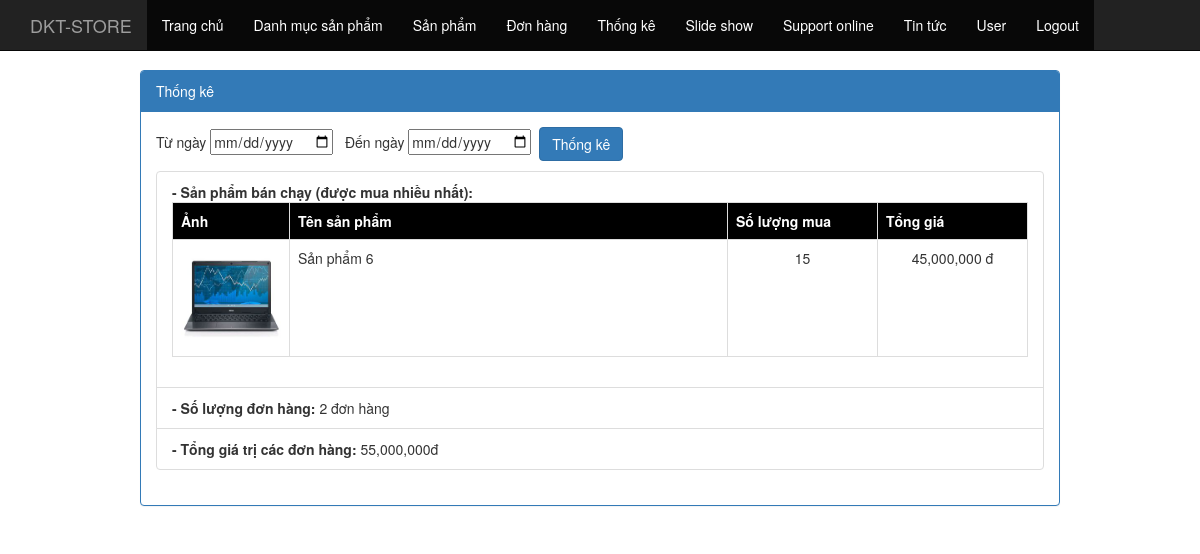
The page /admin.php?controller=static (signed in) on the database its author committed.
### tables this page shows
CREATE TABLE `tbl_product` (
  `pk_product_id` int(11) NOT NULL,
  `fk_category_product_id` int(11) NOT NULL,
  `c_name` varchar(500) NOT NULL,
  `c_description` varchar(2000) NOT NULL,
  `c_content` text NOT NULL,
  `c_img` varchar(500) NOT NULL,
  `c_price` float NOT NULL DEFAULT '0',
  `c_hotproduct` int(11) NOT NULL DEFAULT '0'
);

### controller/backend/controller_static.php (called while the page is built, shortened)
<?php
	class controller_static extends controller{
		public function __construct(){
			$where = "";
			$arr_sanphambanchay = $this->model->fetch_one("select tbl_product.*,tbl_order_detail.c_number, sum(c_number) as tong from tbl_order_detail inner join tbl_product on tbl_product.pk_product_id = tbl_order_detail.fk_product_id inner join tbl_order on tbl_order_detail.order_id=tbl_order.order_id $where group by fk_product_id order by tong desc limit 0,1");
			$arr_soluongdonhang = $this->model->fetch_one("select count(order_id) as soluongdonhang from tbl_order $where");
			$arr_giatridonhang = $this->model->fetch_one("select sum(gia) as tonggiatri from tbl_order $where");
			include "view/backend/view_static.php";
		}
	}
	new controller_static();
 ?>

### application/model.php (called while the page is built, shortened)
<?php
	class model{
		public function fetch_one($sql){
			global $link;
			$result = mysqli_query($link,$sql);
			$rows = mysqli_fetch_array($result);
			return $rows;
		}
	}
 ?>

### application/controller.php (called while the page is built, shortened)
<?php
	class controller{
		public function __construct(){
			$this->model = new model();
		}
	}
 ?>

### view/backend/view_static.php (the view, shortened to what this page needs)
<div class="col-md-10 col-md-offset-1">
	<div class="panel panel-primary">
		<div class="panel-heading">Thống kê</div>
		<div class="panel-body">
			<div style="margin-bottom: 10px;">
			<form method="post" action="">
				Từ ngày <input type="date" name="tungay" required>&nbsp;&nbsp;
				Đến ngày <input type="date" name="denngay" required>&nbsp;&nbsp;<input type="submit" class="btn btn-primary" value="Thống kê">
			</form>
			</div>
			<ul class="list-group">
			  <li class="list-group-item">
			  <span style="font-weight: bold;">- Sản phẩm bán chạy (được mua nhiều nhất):</span>
			  	<table class="table table-hover table-bordered">
			  		<tr style="background-color: black; color:white">
			  			<th style="width: 100px; ">Ảnh</th>
			  			<th>Tên sản phẩm</th>
			  			<th style="width: 150px;">Số lượng mua</th>
			  			<th style="width: 150px;">Tổng giá</th>
			  		</tr>
			  		<?php
			  			if(isset($arr_sanphambanchay["c_name"]) == true)
			  			{
			  		 ?>
			  		<tr>
			  			<td style="text-align: center;">
			  				<img src="public/upload/product/<?php echo $arr_sanphambanchay["c_img"]; ?>" style="width: 100px;">
			  			</td>
			  			<td><?php echo $arr_sanphambanchay["c_name"]; ?></td>
			  			<td style="text-align: center;"><?php echo $arr_sanphambanchay["tong"]; ?></td>
			  			<td style="text-align: center;"><?php echo number_format($arr_sanphambanchay["tong"]*$arr_sanphambanchay["c_price"]); ?> đ</td>
			  		</tr>
			  		<?php } ?>
			  	</table>
			  </li>
			  <li class="list-group-item">
			  	<span style="font-weight: bold;">- Số lượng đơn hàng:</span> <?php echo $arr_soluongdonhang["soluongdonhang"] ?> đơn hàng
			  </li>
			  <li class="list-group-item">
			  	<span style="font-weight: bold;">- Tổng giá trị các đơn hàng:</span> <?php echo number_format($arr_giatridonhang["tonggiatri"]); ?>đ
			  </li>
			</ul>
		</div>
	</div>
</div>

### rows shown on the page
tbl_product: c_img (picture), c_name "Sản phẩm 6"

### other values the page prints
$arr_sanphambanchay["tong"] "15"
$arr_sanphambanchay["tong"]*$arr_sanphambanchay["c_price"] "45,000,000"
$arr_soluongdonhang["soluongdonhang"] "2"
$arr_giatridonhang["tonggiatri"] "55,000,000"
